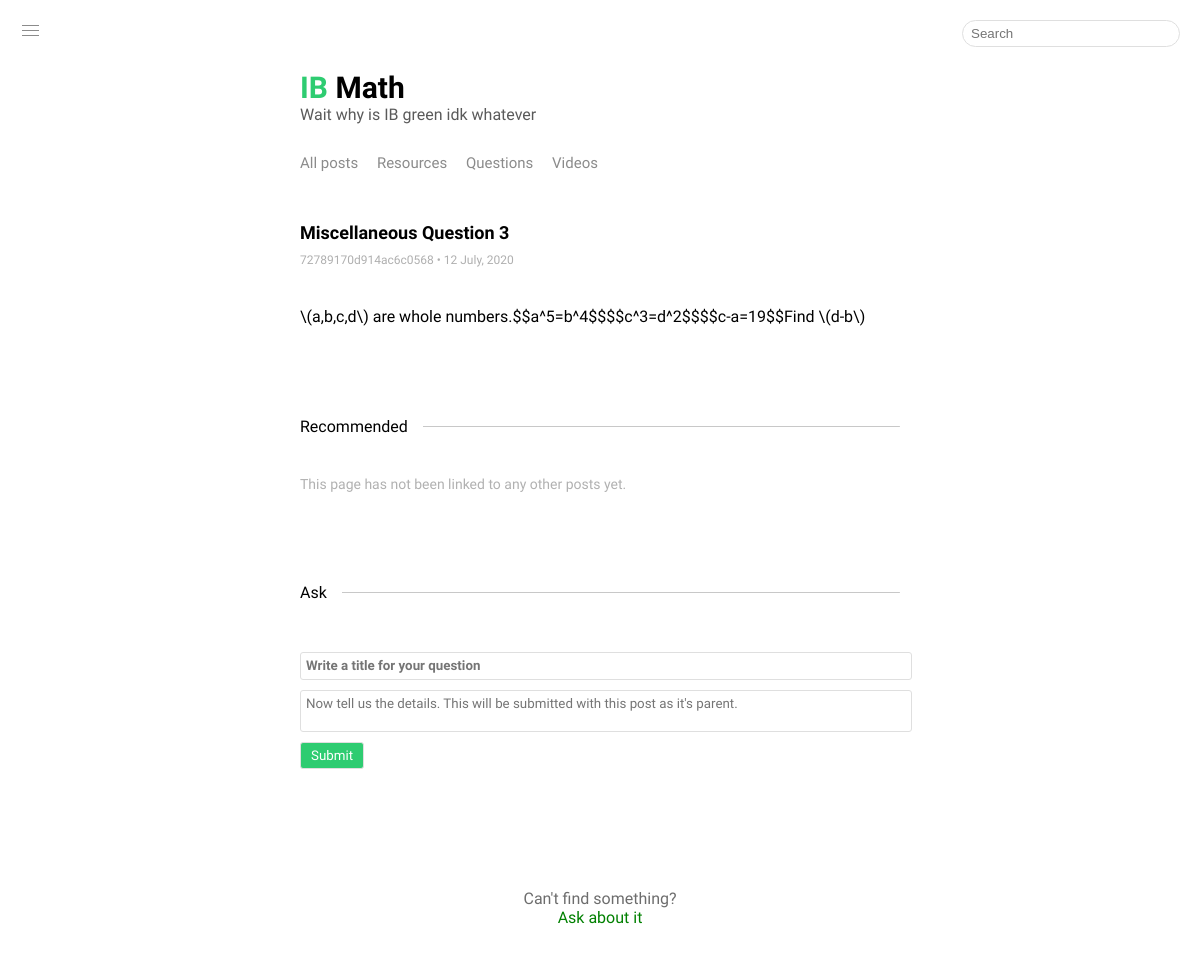
The page /page?id=25 on the database its author committed.
### tables this page shows
CREATE TABLE posts (id INTEGER PRIMARY KEY, type text, title text, url text, user_content text, user_update text, admin_content text, admin_update text, location text, parent_post_id text, poster text);

### main.py (the view)
@app.route('/page')
def page():
  if request.args.get('query'):
    return render_template('index.html', location = 'All', posts = search(request))
  item = select_query("id='" + request.args['id'] + "'")[0]
  if item[1] == 'video':
    return render_template('video_page.html', item = item, location = 'page', posts = get_responses(item[0]))
  elif item[1] == 'question':
    return render_template('question_page.html', item = item, location = 'page', posts = get_responses(item[0]))
  elif item[1] == 'text':
    return render_template('text_page.html', item = item, location = 'page', posts = get_responses(item[0]))
  elif item[1] == 'resource':
    return redirect(item[3])

### db_init.py (called while the page is built)
def get_responses(id):
  with sq.connect('Posts.db') as c:
    return c.execute('SELECT * FROM Posts WHERE parent_post_id=' + str(id)).fetchall()[::-1]

def select_query(q):
  with sq.connect('Posts.db') as c:
    if q == '':
      return select_all()
    return c.execute('SELECT * FROM posts WHERE ' + q).fetchall()[::-1]

### main.py (called while the page is built)
@app.context_processor
def override_url_for():
  return dict(url_for = dated_url_for)

def dated_url_for(endpoint, **vals):
  if endpoint == 'static':
    filename = vals.get('filename', None)
    if filename:
      file_path = os.path.join(app.root_path, endpoint, filename)
      vals['q'] = int(os.stat(file_path).st_mtime)
  return url_for(endpoint, **vals)

### templates/text_page.html (shortened to what this page needs)
{% extends 'page.html' %}
{% block main %}
  <div class = 'info' id = 'question-head'>
    <div class = 'page-title main'>
      {{item[2]}}
    </div>
    <div class = 'info little-from-the-top'>
      <span class = 'user'>{{item[-1]}}</span> &bull; {{item[5]}}
    </div>
  </div>
  <div id = 'question-contents' class = 'indent'>
    {{item[4]|safe}}
  </div>
  <hr class = 'horizontal-rule'>
{% endblock %}

### static/style.css (style rules this page uses)
body { margin: 0; background-color: white; //filter: invert(1); }
.info { font-size: 12px; color: rgb(175, 175, 175); //color: rgb(150, 150, 150); margin: 3px 0 3px 0; }
.user { //color: rgb(130, 175, 132); //color:rgb(131, 204, 131); }
#question-head { margin-top: 40px; color: rgb(0, 0, 0); font-size: 13px; //margin-bottom: -10px; }
#question-contents { margin-top: 40px; }
.horizontal-rule { margin: 100px 0 20px 0;//60px 0 20px 0; border: none; //border-top: 0.5px solid rgb(230, 230, 230); border-top: 0.5px solid rgb(200, 200, 200); border-radius: 5px; }
.page-title { //font-weight: bold; //margin-left: -20px; margin-top: -30px;//50px; //margin-left: -20px; //color: rgb(80, 80, 80); font-size: 16px; }
.page-title.main { color: black; //margin-left: -20px; font-size: 18px; font-weight: bold; margin-top: 50px; }
.indent { //margin-left: 2px; }
.little-from-the-top { margin-top: 10px; margin-bottom: 40px; }

### rows shown on the page
posts: title "Miscellaneous Question 3", poster "72789170d914ac6c0568", user_update "12 July, 2020", user_content "\\(a,b,c,d\\) are whole numbers.$$a^5=b^4$$$$c^3=d^2$$$$c-a=19$$Find \\(d-b\\)"

### other values the page prints
{{ l }} "All posts" "Resources" "Questions" "Videos"
